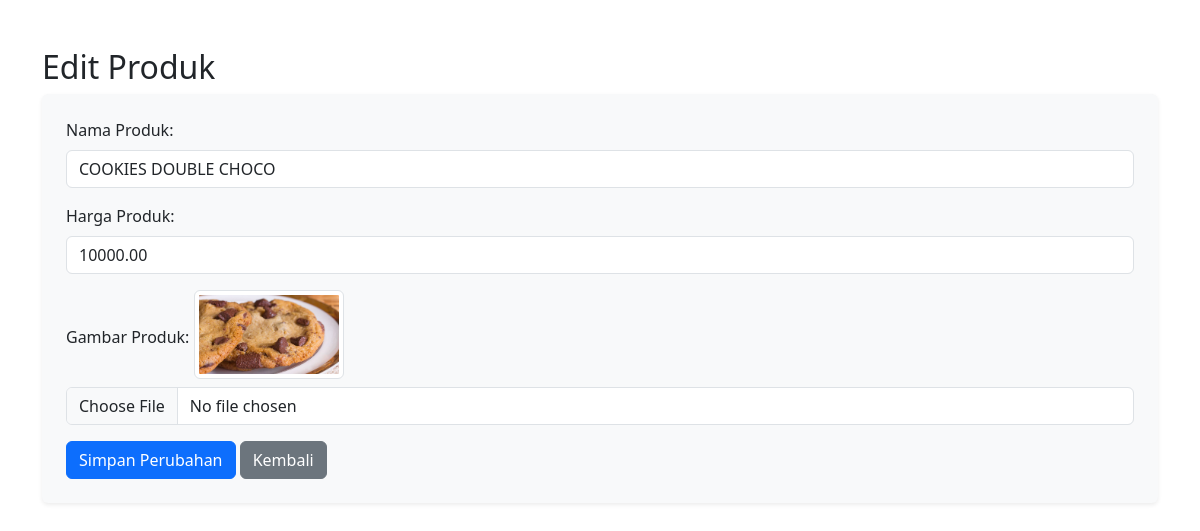
/admin/edit_produk.php?id=9, run on the app's committed database.
### tables this page shows
CREATE TABLE `produk` (
  `id_produk` int NOT NULL,
  `nama_produk` varchar(100) NOT NULL,
  `harga_produk` decimal(10,2) NOT NULL,
  `gambar_produk` varchar(255) NOT NULL
);

### admin/edit_produk.php (the view, shortened to what this page needs)
<?php
include 'config.php';
$id_produk = $_GET['id'] ?? '';
$nama_produk = '';
$harga_produk = '';
$gambar_produk = '';
if (!empty($id_produk)) {
    $query = "SELECT * FROM produk WHERE id_produk = '$id_produk'";
    $result = mysqli_query($conn, $query);
    if ($row = mysqli_fetch_assoc($result)) {
        $nama_produk = $row['nama_produk'];
        $harga_produk = $row['harga_produk'];
        $gambar_produk = $row['gambar_produk'];
    } else {
        $error = "Produk tidak ditemukan!";
    }
} else {
    $error = "ID Produk tidak valid!";
}
?>
<!DOCTYPE html>
<html lang="id">
<head>
    <link href="https://cdn.jsdelivr.net/npm/bootstrap@5.3.2/dist/css/bootstrap.min.css" rel="stylesheet">
</head>
<body>
    <div class="container my-5">
        <h2>Edit Produk</h2>
        <form action="" method="post" enctype="multipart/form-data" class="bg-light p-4 rounded shadow-sm">
            <div class="mb-3">
                <label for="nama_produk" class="form-label">Nama Produk:</label>
                <input type="text" id="nama_produk" name="nama_produk" class="form-control" value="<?php echo htmlspecialchars($nama_produk); ?>" required>
            </div>
            <div class="mb-3">
                <label for="harga_produk" class="form-label">Harga Produk:</label>
                <input type="number" id="harga_produk" name="harga_produk" class="form-control" value="<?php echo htmlspecialchars($harga_produk); ?>" required>
            </div>
            <div class="mb-3">
                <label for="gambar_produk" class="form-label">Gambar Produk:</label>
                <?php if ($gambar_produk): ?>
                    <img src="uploads/<?php echo htmlspecialchars($gambar_produk); ?>" alt="Gambar Produk" class="img-thumbnail mb-2" style="max-width: 150px;">
                <?php endif; ?>
                <input type="file" id="gambar_produk" name="gambar_produk" class="form-control" accept="image/*">
            </div>
            <button type="submit" class="btn btn-primary">Simpan Perubahan</button>
            <a href="admin.php" class="btn btn-secondary">Kembali</a>
        </form>
    </div>
</body>
</html>

### data on the page
produk: nama_produk "COOKIES DOUBLE CHOCO", harga_produk "10000.00", gambar_produk (picture)
